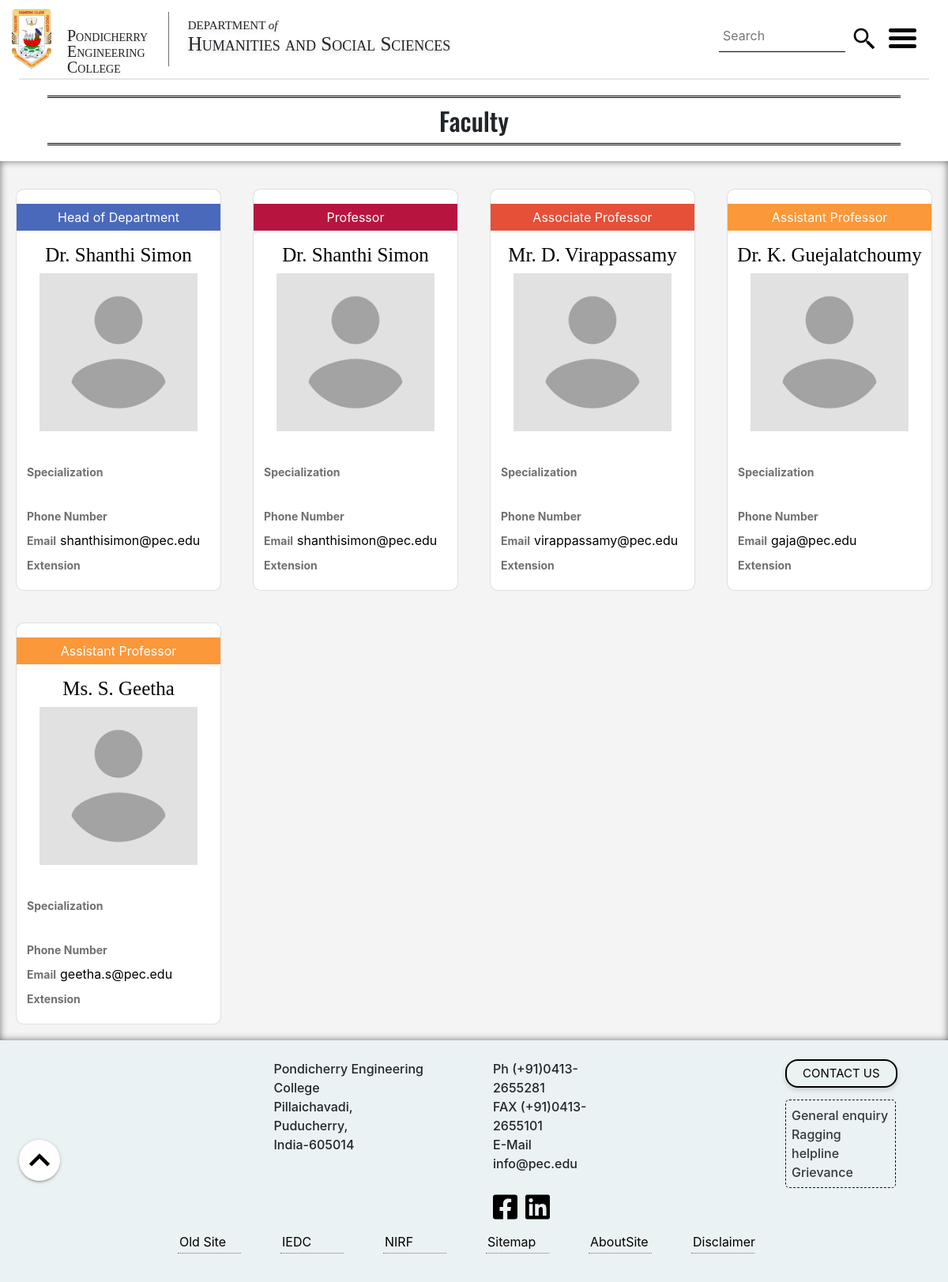
Page /hss/faculty.php on the committed database.
### tables this page shows
CREATE TABLE `basic_faculty_info` (
  `id` int(11) NOT NULL,
  `name` varchar(100) NOT NULL,
  `post_tier` varchar(100) NOT NULL,
  `contact_official_email` varchar(50) NOT NULL,
  `extension` int(11) DEFAULT NULL,
  `portfolio` varchar(50) NOT NULL,
  `qualification` varchar(4000) NOT NULL,
  `specialization` varchar(2000) NOT NULL,
  `department` varchar(50) NOT NULL,
  `phno` int(20) DEFAULT NULL,
  `dob` date NOT NULL
);

### hss/faculty.php (the view, shortened to what the rows shown need)
<!DOCTYPE html>
<html lang="en">
<head>
    <link rel="stylesheet" type="text/css" href="../css/new-material.css" class="styleload" media="all" disabled>
    <link rel="stylesheet" type="text/css" href="../css/bootstrap4.css" class="styleload" media="all" disabled>
    <link rel="stylesheet" type="text/css" href="../css/header.css" class="styleload" media="all" diabled>
    <link rel="stylesheet" type="text/css" href="../css/footer.css" class="styleload" media="all" disabled>
    <link rel="stylesheet" type="text/css" href="../css/menu.css" class="styleload" media="all" disabled>
    <link rel="stylesheet" href="../css/oswald.css" class="styleload" media="all" disabled>
</head>
<body>
    <main>
        <div class="faculty-header">
            <h2>Faculty</h2>
        </div>
        <div class="container-fluid  card-container">
            <div class="row ">
            <?php
          include("db_con.php");
        $query = "SELECT l.id,l.email FROM login l INNER JOIN role r ON l.id=r.idref AND l.department='hss' AND r.desg='HOD'";
        $result = mysqli_query($db_con, $query);
        if (mysqli_num_rows($result)) {
            $arr = mysqli_fetch_assoc($result);
            $email=$arr['email'];
            $query = "SELECT * FROM `basic_faculty_info` WHERE contact_official_email='$email'";
            $result = mysqli_query($db_con, $query);
            $arr = mysqli_fetch_assoc($result);
            $name = $arr['name'];
            $id = $arr['id'];
            $alma = $arr['qualification'];
            $spl = $arr['specialization'];
            $number = $arr['phno'];
            $ext = $arr['extension'];
            $email = $arr['contact_official_email'];
            $query = "SELECT * FROM uploading where id=" . $id;
            if ($result1 = mysqli_query($db_con, $query)) {
                $arr1 = mysqli_fetch_assoc($result1);
                if (mysqli_num_rows($result1) > 0)
                    $file_path = $arr1['file_name'];
                else
                    $file_path = "profile-placeholder.png";
            }
            echo '
            <div class="col-sm-4 col-md-6 col-lg-3  card-parent">
            <a href="facultypage.php?email=' . $email . '">
                <div class="card">
                <p class="designation" style="background-color:#4a69bb">Head of Department</p>
                    <h3 class="faculty-name">' . $name . '</h3>
                    <div class="thumbnail">
                        <img src="../cms/profilepic/' . $file_path . '" alt="faculty-image" style="object-fit: cover;
                        width: 200px;
                        height: 200px;">
                    </div>
                    <p class="degree">' . $alma . '</p>
                    <div class="details">
                        <label class="label"> Specialization </label><div class="dotdotdot"> ' . $spl . '</div>
                        <label class="label"> Phone Number </label>' . $number . '<br>
                        <label class="label">Email </label>' . $email . '<br>
                        <label class="label"> Extension </label>' . $ext . ' <br>
                        </div>
                        </div>
                        </a>
                    </div>
                    ';
        }
         ?>
                <?php
                $query = "SELECT * FROM basic_faculty_info where post_tier='Professor' and department='hss'";
                if ($result = mysqli_query($db_con, $query)) {
                    while ($arr = mysqli_fetch_assoc($result)) {
                        $name = $arr['name'];
                        $id = $arr['id'];
                        $alma = $arr['qualification'];
                        $spl = $arr['specialization'];
                        $number = $arr['phno'];
                        $ext = $arr['extension'];
                        $email = $arr['contact_official_email'];
                        $query = "SELECT * FROM uploading where id=" . $id;
                        if ($result1 = mysqli_query($db_con, $query)) {
                            $arr1 = mysqli_fetch_assoc($result1);
                            if (mysqli_num_rows($result1) > 0)
                                $file_path = $arr1['file_name'];
                            else
                                $file_path = "profile-placeholder.png";
                        }
                        echo '
            <div class="col-sm-4 col-md-6 col-lg-3  card-parent">
            <a href="facultypage.php?email=' . $email . '">
                <div class="card">
                    <p class="designation" style="background-color:#b71540">Professor</p>
                    <h3 class="faculty-name">' . $name . '</h3>
                    <div class="thumbnail">
                        <img src="../cms/profilepic/' . $file_path . '" alt="faculty-image" style="object-fit: cover;
                        width: 200px;
                        height: 200px;">
                    </div>
                    <p class="degree">' . $alma . '</p>
                    <div class="details">
                        <label class="label"> Specialization </label><div class="dotdotdot"> ' . $spl . '</div>
                        <label class="label"> Phone Number </label>' . $number . '<br>
                        <label class="label">Email </label>' . $email . '<br>
                        <label class="label"> Extension </label>' . $ext . ' <br>
                        </div>
                        </div>
                        </a>
                    </div>
                    ';
                    }
                } ?>
                <?php
                $query = "SELECT * FROM basic_faculty_info where post_tier='Associate Professor' and department='hss'";
                if ($result = mysqli_query($db_con, $query)) {
                    while ($arr = mysqli_fetch_assoc($result)) {
                        $name = $arr['name'];
                        $id = $arr['id'];
                        $alma = $arr['qualification'];
                        $spl = $arr['specialization'];
                        $number = $arr['phno'];
                        $ext = $arr['extension'];
                        $email = $arr['contact_official_email'];
                        $query = "SELECT * FROM uploading where id=" . $id;
                        if ($result1 = mysqli_query($db_con, $query)) {
                            $arr1 = mysqli_fetch_assoc($result1);
                            if (mysqli_num_rows($result1) > 0)
                                $file_path = $arr1['file_name'];
                            else
                                $file_path = "profile-placeholder.png";
                        }
                        echo '
            <div class="col-sm-6 col-md-6 col-lg-3 card-parent"><a href="facultypage.php?email=' . $email . '">
                <div class="card">
                    <p class="designation" style="background-color:#e55039">Associate Professor</p>
                    <h3 class="faculty-name">' . $name . '</h3>
                    <div class="thumbnail">
                        <img src="../cms/profilepic/' . $file_path . '" alt="faculty-image" style="object-fit: cover;
                        width: 200px;
                        height: 200px;">
                    </div>
                    <p class="degree">' . $alma . '</p>
                    <div class="details">
                        <label class="label"> Specialization </label><div class="dotdotdot"> ' . $spl . '</div>
                        <label class="label"> Phone Number </label>' . $number . '<br>
                        <label class="label">Email </label>' . $email . '<br>
                        <label class="label"> Extension </label>' . $ext . ' <br>
                        </div>
                        </div>
                    </a></div>';
                    }
                } ?>
                <?php
                $query = "SELECT * FROM basic_faculty_info where post_tier='Assistant Professor' and department='hss'";
                if ($result = mysqli_query($db_con, $query)) {
                    while ($arr = mysqli_fetch_assoc($result)) {
                        $name = $arr['name'];
                        $id = $arr['id'];
                        $alma = $arr['qualification'];
                        $spl = $arr['specialization'];
                        $number = $arr['phno'];
                        $ext = $arr['extension'];
                        $email = $arr['contact_official_email'];
                        $query = "SELECT * FROM uploading where id=" . $id;
                        if ($result1 = mysqli_query($db_con, $query)) {
                            $arr1 = mysqli_fetch_assoc($result1);
                            if (mysqli_num_rows($result1) > 0)
                                $file_path = $arr1['file_name'];
                            else
                                $file_path = "profile-placeholder.png";
                        }
                        echo '
            <div class="col-sm-6 col-md-6 col-lg-3  card-parent"><a href="facultypage.php?email=' . $email . '">
                <div class="card">
                    <p class="designation" style="background-color:#fa983a">Assistant Professor</p>
                    <h3 class="faculty-name">' . $name . '</h3>
                    <div class="thumbnail">
                        <img src="../cms/profilepic/' . $file_path . '" alt="faculty-image" style="object-fit: cover;
                        width: 200px;
                        height: 200px;">
                    </div>
                    <p class="degree">' . $alma . '</p>
                    <div class="details">
                        <label class="label"> Specialization </label><div class="dotdotdot"> ' . $spl . '</div>
                        <label class="label"> Phone Number </label>' . $number . '<br>
                        <label class="label">Email </label>' . $email . '<br>
                        <label class="label"> Extension </label>' . $ext . ' <br>
                        </div>
                        </div>
                    </div></a>';
                    }
                } ?>
            </div>
        </div>
        </main>
</body>
</html>

### rows in the picture
basic_faculty_info: name "Dr. Shanthi Simon", contact_official_email "shanthisimon@pec.edu"
basic_faculty_info: name "Mr. D. Virappassamy", contact_official_email "virappassamy@pec.edu"
basic_faculty_info: name "Dr. K. Guejalatchoumy", contact_official_email "gaja@pec.edu"
basic_faculty_info: name "Ms. S. Geetha", contact_official_email "geetha.s@pec.edu"
